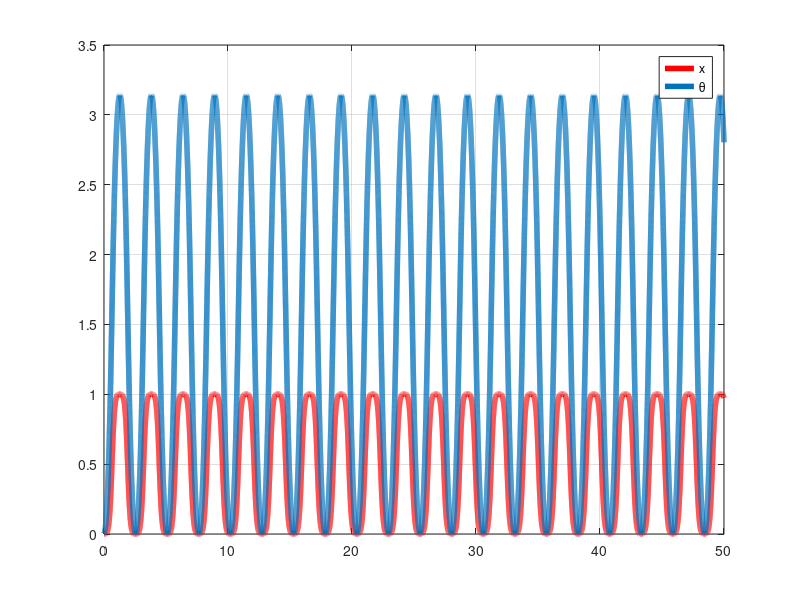

The MATLAB script that drew this image:
clear all; close all; clc;

L=2; %[m]
m1=1; %[kg]
m2=0.5; %[kg/m]
sm=0.5*m2*L^2;
im=(m2*L^3)/3;
g=9.81;

% x(1,:) is the position of the cart
% x(2,:) is the angular position of the beam
% dx(1,:) is the velocity of the cart
% dx(2,:) is the angular velocity of beam

%% Initialization
x(1,1)=0;
x(2,1)=0;

dx(1,1)=0;
dx(2,1)=0;

gf(1,1)=0;
gf(2,1)=0;

% beta = 0.25;
% gamma = 0.50;
% 
beta = 0.27;
gamma = 0.51;

h = 0.001;   % time step
time = [0:h:50];

tf = 0.000001; %[1e-1;1e-1]; % regidual limit
tf_dis = 1e-4;

x_time(:,1) = x;  % saving displacement vector in time
dx_time(:,1) = dx;  % saving velocity vector in time

%% Mass matrix
massmatrix(1,1)=m2*L+m1;
massmatrix(1,2)=-sm*sin(x(2,1));
massmatrix(2,1)=massmatrix(1,2);
massmatrix(2,2)=im;

%% Damping matrix
dampmatrix = zeros(2,2);

%% Stiffness matrix
stiffmatrix = zeros(2,2);

%% Generalized force matrix
gf(1,1)=dx(2,1)^2*cos(x(2,1))*sm;
gf(2,1)=g*sm*cos(x(2,1));

%% step 1 for initial condition
ddx = inv(massmatrix)*(gf - dampmatrix*dx - stiffmatrix*x);

for n = 2:length(time)
    
    %% step 2 prediction step
    ddx_up = ddx;
    dx_up = dx + h*ddx;
    x_up = x + h*dx + 0.5*h^2*ddx;
        
    %% step 3 residual calculation
    k = 1;
    iter = 0;
    
    while k == 1
        
        iter = iter + 1;
        % mass and generalized force update
        massmatrix_up(1,1)=m2*L+m1;
        massmatrix_up(1,2)=-sm*sin(x_up(2,1));
        massmatrix_up(2,1)=massmatrix_up(1,2);
        massmatrix_up(2,2)=im;
        
        gf_up(1,1)=dx_up(2,1)^2*cos(x_up(2,1))*sm;
        gf_up(2,1)=g*sm*cos(x_up(2,1));
        
        if (iter==1) && (n == 2)
            disp(x_up)
        end
        
        residual = gf_up - massmatrix_up*ddx_up - dampmatrix*dx_up - stiffmatrix*x_up;
        r_max = max(abs(residual));
           
        K_eff = stiffmatrix + (gamma/(beta*h))*dampmatrix +(1/(beta*h^2))*massmatrix_up;
        delta_x = inv(K_eff) * residual;
        
        x_up = x_up + delta_x;
        dx_up = dx_up + (gamma/(beta*h))*delta_x;
        ddx_up = ddx_up + (1/(beta*h^2))*delta_x;

     
        if ( r_max > tf)  
            k = 1;

        else
            k = 0;
        end
        
        if iter > 600
            fprintf('iternation %f \n',iter);
            break
        end
    end
    
    x = x_up;
    dx = dx_up;
    ddx = ddx_up;    
    
    %% saving displacement and velocity vector in time
    x_time(:,n) = x;
    dx_time(:,n) = dx;
    
 
end

plot(time,x_time(1,:),'r','Linewidth',4); 
hold on
plot(time,x_time(2,:),'Linewidth',4);
grid on;
legend ('x','\theta');
hold on;

% clear all;
% L=2; %[m]
% m1=1; %[kg]
% m2=0.5; %[kg/m]
% sm=0.5*m2*L^2;
% im=(m2*L^3)/3;
% g=9.81;
% 
% % x(1,:) is the position of the cart
% % x(2,:) is the angular position of the beam
% % dx(1,:) is the velocity of the cart
% % dx(2,:) is the angular velocity of beam
% x(1,1)=0;
% x(2,1)=0;
% dx(1,1)=0;
% dx(2,1)=0;
% 
% massmatrix=zeros(2,2);
% 
% 
% dt=0.001;
% for n=1:50000
%  time(n)=n*dt;
% massmatrix(1,1)=m2*L+m1;
% massmatrix(1,2)=-sm*sin(x(2,n));
% massmatrix(2,1)=massmatrix(1,2);
% massmatrix(2,2)=im;
% 
% gf(1)=dx(2,n)^2*cos(x(2,n))*sm;
% gf(2)=g*sm*cos(x(2,n));
% 
% xdotdot=(gf/massmatrix)';
% 
% A(1)=xdotdot(1)*dt/2;
% A(2)=xdotdot(2)*dt/2;
% b(1)=(dx(1,n)+0.5*A(1))*dt/2;
% b(2)=(dx(2,n)+0.5*A(2))*dt/2;
% %update massmatrix and RHS
% 
% pos(1)=x(1,n)+b(1);
% pos(2)=x(2,n)+b(2);
% vel(1)=dx(1,n)+A(1);
% vel(2)=dx(2,n)+A(2);
% massmatrix(1,1)=m2*L+m1;
% massmatrix(1,2)=-sm*sin(pos(2));
% massmatrix(2,1)=massmatrix(1,2);
% massmatrix(2,2)=im;
% 
% gf(1)=vel(2)^2*cos(pos(2))*sm;
% gf(2)=g*sm*cos(pos(2));
% 
% xdotdot=(gf/massmatrix)';
% 
% B(1)=xdotdot(1)*dt/2;
% B(2)=xdotdot(2)*dt/2;
% 
% pos(1)=x(1,n)+b(1);
% pos(2)=x(2,n)+b(2);
% vel(1)=dx(1,n)+B(1);
% vel(2)=dx(2,n)+B(2);
% massmatrix(1,1)=m2*L+m1;
% massmatrix(1,2)=-sm*sin(pos(2));
% massmatrix(2,1)=massmatrix(1,2);
% massmatrix(2,2)=im;
% 
% gf(1)=vel(2)^2*cos(pos(2))*sm;
% gf(2)=g*sm*cos(pos(2));
% xdotdot=(gf/massmatrix)';
% C(1)=xdotdot(1)*dt/2;
% C(2)=xdotdot(2)*dt/2;
% 
% d(1)=(dx(1,n)+C(1))*dt;
% d(2)=(dx(2,n)+C(2))*dt;
% pos(1)=x(1,n)+d(1);
% pos(2)=x(2,n)+d(2);
% vel(1)=dx(1,n)+2*C(1);
% vel(2)=dx(2,n)+2*C(2);
% massmatrix(1,1)=m2*L+m1;
% massmatrix(1,2)=-sm*sin(pos(2));
% massmatrix(2,1)=massmatrix(1,2);
% massmatrix(2,2)=im;
% 
% gf(1)=vel(2)^2*cos(pos(2))*sm;
% gf(2)=g*sm*cos(pos(2));
% xdotdot=(gf/massmatrix)';
% D(1)=xdotdot(1)*dt/2;
% D(2)=xdotdot(2)*dt/2;
% 
% x(1,n+1)=x(1,n)+(dx(1,n)+(A(1)+B(1)+C(1))/3)*dt;
% x(2,n+1)=x(2,n)+(dx(2,n)+(A(2)+B(2)+C(2))/3)*dt;
% dx(1,n+1)=dx(1,n)+(A(1)+2*B(1)+2*C(1)+D(1))/3;
% dx(2,n+1)=dx(2,n)+(A(2)+2*B(2)+2*C(2)+D(2))/3;
% time(n+1)=(n+1)*dt;
% 
% end;
% 
% 
% plot(time,x(1,:),'.g','Linewidth',2); 
% hold on
% plot(time,x(2,:),'.c','Linewidth',2);
% % legend ('x','\theta');
% xlabel('time [s]','FontSize',15)
% ylabel('x,\theta','FontSize',20)
% set(gca,'FontSize',15)
% % grid
